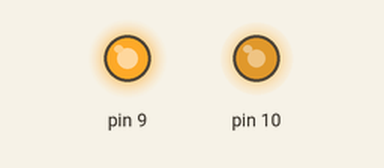
A sketch run on a simulated Arduino Uno, built with avr-gcc and run on an emulated ATmega328P. Shown: output pins drawn as LEDs (lit = HIGH). Random numbers use the default seed unless the sketch sets one.

Above: at 3.51 s.
At 14.06 s:
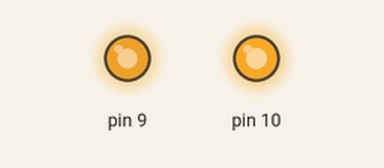
At 20.36 s:
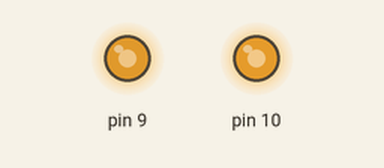
At 38.52 s:
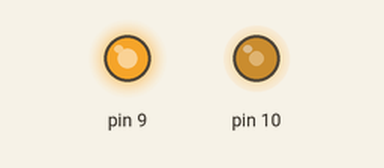
Timing chart, 0 to 40.0 s (numbered marks = the images above):
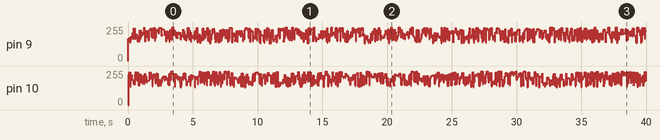

The sketch:

Fire_class.ino
```cpp
class Fire {
    int ledPin;
    String fireType;
    int ledBrightness;
    int flickerSpeed;
    unsigned long currentMillis;
    unsigned long previousMillis;

    // Set the ledBrightness to the type of fire chosen
    int getBrightness(String fireType) {
      if (fireType == "lantern") {
        return random(200) + 55;
      } else if (fireType == "candle") {
        return random(240) + 10;
      } else {
        return random(120) + 135;
      }
    };

    // Get a random flicker rate
    int getFlickerSpeed() {
      return random(100);
    }


  public:
    // pin MUST be a PWM type pin
    // fireType is the type of fire requested: "lantern", "candle" (add more later)
    Fire(int pin, String fireType) {
      ledPin = pin;
      fireType = fireType;
      pinMode(pin, OUTPUT);
      flickerSpeed = getFlickerSpeed();
      currentMillis = 0;
      previousMillis = 0;
      ledBrightness = getBrightness(fireType);
    }

    void flicker() {
      currentMillis = millis();

      if (currentMillis - previousMillis >= flickerSpeed) {
        previousMillis = currentMillis;
        analogWrite(ledPin, ledBrightness);
        flickerSpeed = getFlickerSpeed();
        ledBrightness = getBrightness(fireType);
      }
    }
};


Fire barrelLantern(9, "lantern");
Fire candle(10, "candle");


void setup() {
  // put your setup code here, to run once:

}

void loop() {
  // put your main code here, to run repeatedly:
  barrelLantern.flicker();
  candle.flicker();
}
```
